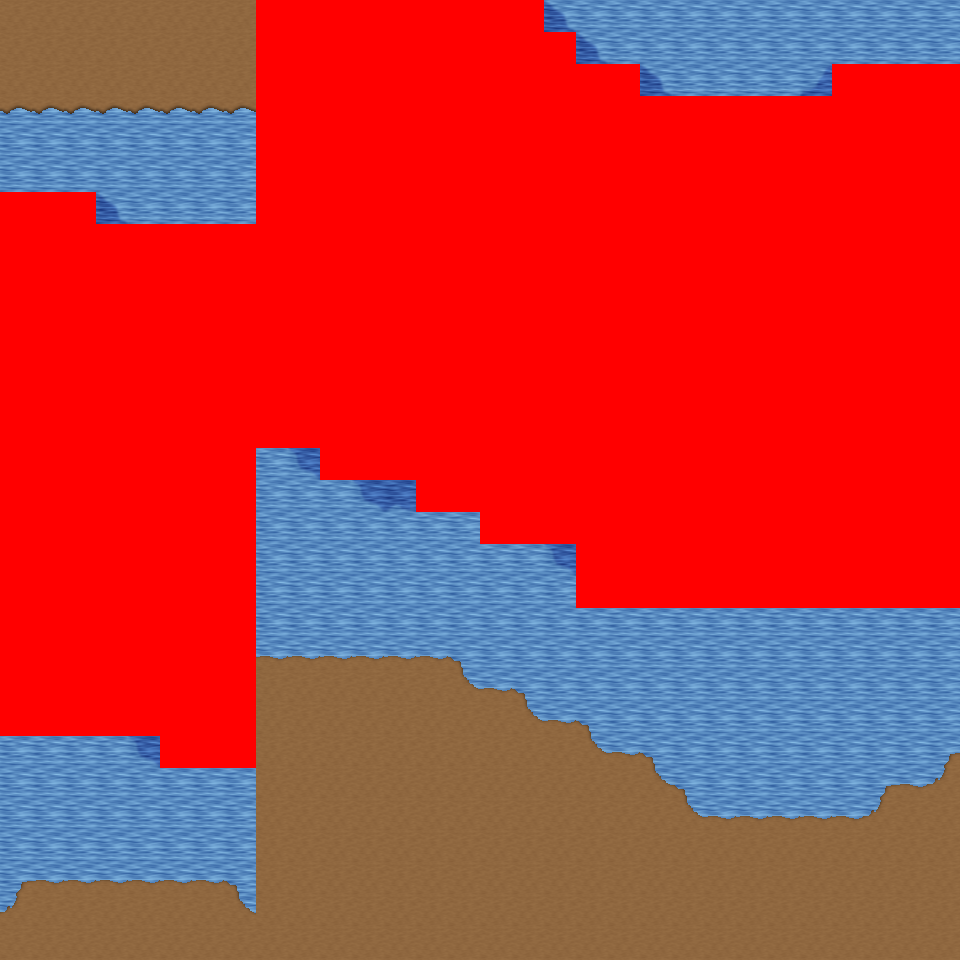

Tiled map render using the project's own tile images. Description and the map definition, with tile-layer contents summarised, below:
An orthogonal 30x30 tile map with 32x32 px tiles, 6 tile layers (Ground, Object, Object2, Above, ...), 29 tilesets and 5 objects (5x mapExit).

<map version="1.0" orientation="orthogonal" renderorder="right-down" width="30" height="30" tilewidth="32" tileheight="32" nextobjectid="6">
  <tileset firstgid="1" name="tileset_logic_collision" tilewidth="32" tileheight="32" tilecount="1" columns="1">
    <image source="../drawable/tileset_logic_collision.png" width="32" height="32" />
  </tileset>
  <tileset firstgid="2" name="tileset_ground_ground" tilewidth="32" tileheight="32" tilecount="33" columns="3">
    <image source="../drawable/tileset_ground_ground.png" width="96" height="352" />
  </tileset>
  <tileset firstgid="35" name="tileset_building_castle" tilewidth="32" tileheight="32" tilecount="320" columns="20">
    <image source="../drawable/tileset_building_castle.png" width="640" height="512" />
  </tileset>
  <tileset firstgid="355" name="tileset_ground_grass_corners" tilewidth="32" tileheight="32" tilecount="24" columns="6">
    <image source="../drawable/tileset_ground_grass_corners.png" width="192" height="128" />
  </tileset>
  <tileset firstgid="379" name="tileset_ground_grass_edges" tilewidth="32" tileheight="32" tilecount="36" columns="12">
    <image source="../drawable/tileset_ground_grass_edges.png" width="384" height="96" />
  </tileset>
  <tileset firstgid="415" name="tileset_ground_water_pool" tilewidth="32" tileheight="32" tilecount="72" columns="3">
    <image source="../drawable/tileset_ground_water_pool.png" width="96" height="768" />
  </tileset>
  <tileset firstgid="487" name="tileset_ground_earth_edges" tilewidth="32" tileheight="32" tilecount="18" columns="6">
    <image source="../drawable/tileset_ground_earth_edges.png" width="192" height="96" />
  </tileset>
  <tileset firstgid="505" name="tileset_item_weapon_cannon" tilewidth="32" tileheight="32" tilecount="12" columns="3">
    <image source="../drawable/tileset_item_weapon_cannon.png" width="96" height="128" />
  </tileset>
  <tileset firstgid="517" name="tileset_item_pot_barrels_1" tilewidth="32" tileheight="32" tilecount="8" columns="4">
    <image source="../drawable/tileset_item_pot_barrels_1.png" width="128" height="64" />
  </tileset>
  <tileset firstgid="525" name="tileset_ground_cobbled_paving" tilewidth="32" tileheight="32" tilecount="1" columns="1">
    <image source="../drawable/tileset_ground_cobbled_paving.png" width="32" height="32" />
  </tileset>
  <tileset firstgid="526" name="tileset_ground_ridge_earth_pale" tilewidth="32" tileheight="32" tilecount="96" columns="12">
    <image source="../drawable/tileset_ground_ridge_earth_pale.png" width="384" height="256" />
  </tileset>
  <tileset firstgid="622" name="tileset_plant_bushes_and_trees" tilewidth="32" tileheight="32" tilecount="144" columns="16">
    <image source="../drawable/tileset_plant_bushes_and_trees.png" width="512" height="289" />
  </tileset>
  <tileset firstgid="766" name="tileset_plant_bush_leafy_2" tilewidth="32" tileheight="32" tilecount="12" columns="6">
    <image source="../drawable/tileset_plant_bush_leafy_2.png" width="192" height="64" />
  </tileset>
  <tileset firstgid="778" name="tileset_plant_bush_flowering" tilewidth="32" tileheight="32" tilecount="72" columns="8">
    <image source="../drawable/tileset_plant_bush_flowering.png" width="256" height="288" />
  </tileset>
  <tileset firstgid="850" name="tileset_plant_stump_small_stump" tilewidth="32" tileheight="32" tilecount="4" columns="2">
    <image source="../drawable/tileset_plant_stump_small_stump.png" width="64" height="64" />
  </tileset>
  <tileset firstgid="854" name="tileset_plant_tree_fall_trees" tilewidth="32" tileheight="32" tilecount="40" columns="8">
    <image source="../drawable/tileset_plant_tree_fall_trees.png" width="256" height="160" />
  </tileset>
  <tileset firstgid="894" name="tileset_logic_creature_animal" tilewidth="32" tileheight="32" tilecount="32" columns="8">
    <image source="../drawable/tileset_logic_creature_animal.png" width="256" height="128" />
  </tileset>
  <tileset firstgid="926" name="tileset_logic_creature_rodent" tilewidth="32" tileheight="32" tilecount="8" columns="8">
    <image source="../drawable/tileset_logic_creature_rodent.png" width="256" height="32" />
  </tileset>
  <tileset firstgid="934" name="tileset_plant_vine" tilewidth="32" tileheight="32" tilecount="3" columns="1">
    <image source="../drawable/tileset_plant_vine.png" width="32" height="96" />
  </tileset>
  <tileset firstgid="937" name="tileset_building_cottage" tilewidth="32" tileheight="32" tilecount="256" columns="16">
    <image source="../drawable/tileset_building_cottage.png" width="512" height="512" />
  </tileset>
  <tileset firstgid="1193" name="tileset_building_roof_thatched_roof" tilewidth="32" tileheight="32" tilecount="256" columns="16">
    <image source="../drawable/tileset_building_roof_thatched_roof.png" width="512" height="512" />
  </tileset>
  <tileset firstgid="1449" name="tileset_building_window_windows" tilewidth="32" tileheight="32" tilecount="256" columns="16">
    <image source="../drawable/tileset_building_window_windows.png" width="512" height="512" />
  </tileset>
  <tileset firstgid="1705" name="tileset_building_door_doors" tilewidth="32" tileheight="32" tilecount="256" columns="16">
    <image source="../drawable/tileset_building_door_doors.png" width="512" height="512" />
  </tileset>
  <tileset firstgid="1961" name="tileset_building_fence_fence_wooden" tilewidth="32" tileheight="32" tilecount="12" columns="3">
    <image source="../drawable/tileset_building_fence_fence_wooden.png" width="96" height="128" />
  </tileset>
  <tileset firstgid="1973" name="tileset_ground_ground_3" tilewidth="32" tileheight="32" tilecount="5" columns="5">
    <image source="../drawable/tileset_ground_ground_3.png" width="160" height="32" />
  </tileset>
  <tileset firstgid="1978" name="tileset_plant_tree_tree_darkgreen" tilewidth="32" tileheight="32" tilecount="88" columns="8">
    <image source="../drawable/tileset_plant_tree_tree_darkgreen.png" width="256" height="352" />
  </tileset>
  <tileset firstgid="2066" name="tileset_logic_portal" tilewidth="32" tileheight="32" tilecount="24" columns="8">
    <image source="../drawable/tileset_logic_portal.png" width="256" height="96" />
  </tileset>
  <tileset firstgid="2090" name="tileset_building_decoration_magician_banner" tilewidth="32" tileheight="32" tilecount="3" columns="3">
    <image source="../drawable/tileset_building_decoration_magician_banner.png" width="96" height="32" />
  </tileset>
  <tileset firstgid="2093" name="tileset_ground_ladder_vertical_dark" tilewidth="32" tileheight="32" tilecount="3" columns="3">
    <image source="../drawable/tileset_ground_ladder_vertical_dark.png" width="96" height="32" />
  </tileset>
  <layer name="Ground" width="30" height="30">
    <data>[900 cells, 900 non-empty, 8 distinct tile ids]</data>
  </layer>
  <layer name="Object" width="30" height="30">
    <data>[900 cells, 47 non-empty, 6 distinct tile ids]</data>
  </layer>
  <layer name="Object2" width="30" height="30">
    <data>[900 cells, 0 non-empty, 0 distinct tile ids]</data>
  </layer>
  <layer name="Above" width="30" height="30">
    <data>[900 cells, 0 non-empty, 0 distinct tile ids]</data>
  </layer>
  <layer name="Above2" width="30" height="30">
    <data>[900 cells, 0 non-empty, 0 distinct tile ids]</data>
  </layer>
  <layer name="Walkable" width="30" height="30">
    <data>[900 cells, 487 non-empty, 1 distinct tile ids]</data>
  </layer>
  <objectgroup name="MapEvents">
    <object id="1" name="north" type="mapExit" x="0" y="0" width="256" height="32">
      <properties>
        <property name="map" value="level_0_x38_y77" />
        <property name="x" value="0" />
        <property name="y" value="28" />
      </properties>
    </object>
    </objectgroup>
</map>
<!-- 4 of 5 objects omitted -->
